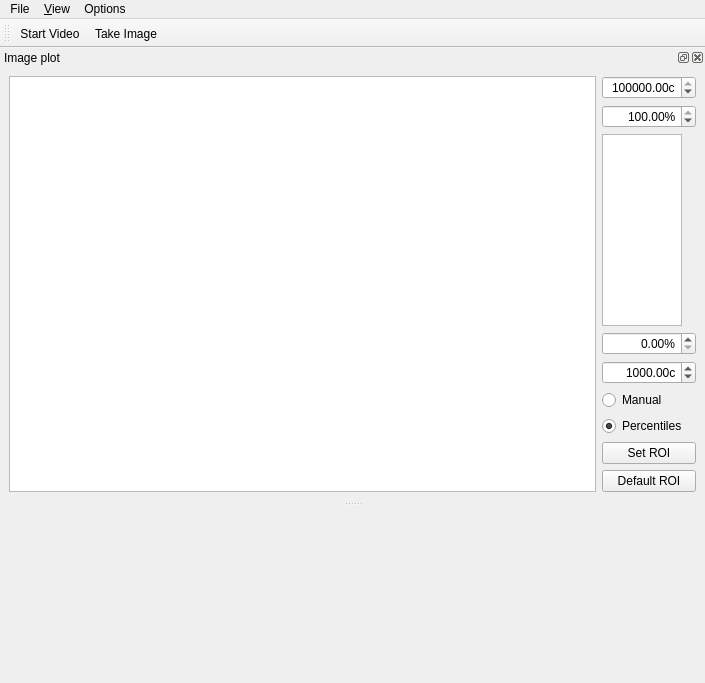
<?xml version="1.0" encoding="UTF-8"?>
<ui version="4.0">
 <class>MainWindow</class>
 <widget class="QMainWindow" name="MainWindow">
  <property name="geometry">
   <rect>
    <x>0</x>
    <y>0</y>
    <width>705</width>
    <height>683</height>
   </rect>
  </property>
  <property name="windowTitle">
   <string>qudi: Camera control</string>
  </property>
  <widget class="QWidget" name="centralwidget">
   <property name="sizePolicy">
    <sizepolicy hsizetype="Expanding" vsizetype="Expanding">
     <horstretch>0</horstretch>
     <verstretch>0</verstretch>
    </sizepolicy>
   </property>
  </widget>
  <widget class="QMenuBar" name="menubar">
   <property name="geometry">
    <rect>
     <x>0</x>
     <y>0</y>
     <width>705</width>
     <height>21</height>
    </rect>
   </property>
   <property name="sizePolicy">
    <sizepolicy hsizetype="Expanding" vsizetype="Minimum">
     <horstretch>0</horstretch>
     <verstretch>0</verstretch>
    </sizepolicy>
   </property>
   <widget class="QMenu" name="menuView">
    <property name="title">
     <string>&amp;View</string>
    </property>
    <addaction name="image_plot_view_Action"/>
    <addaction name="separator"/>
    <addaction name="separator"/>
    <addaction name="actionClose"/>
   </widget>
   <widget class="QMenu" name="menuOptions">
    <property name="title">
     <string>Options</string>
    </property>
    <addaction name="actionSettings"/>
   </widget>
   <widget class="QMenu" name="menuFile">
    <property name="title">
     <string>File</string>
    </property>
    <addaction name="actionSave_XY_Scan"/>
   </widget>
   <addaction name="menuFile"/>
   <addaction name="menuView"/>
   <addaction name="menuOptions"/>
  </widget>
  <widget class="QDockWidget" name="image_plot_DockWidget">
   <property name="sizePolicy">
    <sizepolicy hsizetype="Expanding" vsizetype="Preferred">
     <horstretch>0</horstretch>
     <verstretch>0</verstretch>
    </sizepolicy>
   </property>
   <property name="minimumSize">
    <size>
     <width>100</width>
     <height>122</height>
    </size>
   </property>
   <property name="windowTitle">
    <string>Image plot</string>
   </property>
   <attribute name="dockWidgetArea">
    <number>4</number>
   </attribute>
   <widget class="QWidget" name="dockWidgetContents">
    <property name="minimumSize">
     <size>
      <width>100</width>
      <height>100</height>
     </size>
    </property>
    <layout class="QGridLayout" name="gridLayout">
     <item row="0" column="0">
      <widget class="PlotWidget" name="image_PlotWidget">
       <property name="sizePolicy">
        <sizepolicy hsizetype="Expanding" vsizetype="Expanding">
         <horstretch>0</horstretch>
         <verstretch>0</verstretch>
        </sizepolicy>
       </property>
       <property name="minimumSize">
        <size>
         <width>100</width>
         <height>100</height>
        </size>
       </property>
       <property name="transformationAnchor">
        <enum>QGraphicsView::AnchorUnderMouse</enum>
       </property>
      </widget>
     </item>
     <item row="0" column="1">
      <layout class="QVBoxLayout" name="verticalLayout">
       <item>
        <widget class="ScienDSpinBox" name="xy_cb_max_DoubleSpinBox">
         <property name="sizePolicy">
          <sizepolicy hsizetype="Fixed" vsizetype="Fixed">
           <horstretch>0</horstretch>
           <verstretch>0</verstretch>
          </sizepolicy>
         </property>
         <property name="maximumSize">
          <size>
           <width>100</width>
           <height>16777215</height>
          </size>
         </property>
         <property name="mouseTracking">
          <bool>true</bool>
         </property>
         <property name="acceptDrops">
          <bool>true</bool>
         </property>
         <property name="alignment">
          <set>Qt::AlignRight|Qt::AlignTrailing|Qt::AlignVCenter</set>
         </property>
         <property name="accelerated">
          <bool>true</bool>
         </property>
         <property name="suffix">
          <string>c</string>
         </property>
         <property name="decimals">
          <number>2</number>
         </property>
         <property name="minimum">
          <double>-1000000000.000000000000000</double>
         </property>
         <property name="maximum">
          <double>1000000000.000000000000000</double>
         </property>
         <property name="value">
          <double>100000.000000000000000</double>
         </property>
        </widget>
       </item>
       <item>
        <widget class="ScienDSpinBox" name="xy_cb_high_percentile_DoubleSpinBox">
         <property name="maximumSize">
          <size>
           <width>100</width>
           <height>16777215</height>
          </size>
         </property>
         <property name="alignment">
          <set>Qt::AlignRight|Qt::AlignTrailing|Qt::AlignVCenter</set>
         </property>
         <property name="suffix">
          <string>%</string>
         </property>
         <property name="decimals">
          <number>2</number>
         </property>
         <property name="minimum">
          <double>0.000000000000000</double>
         </property>
         <property name="maximum">
          <double>100.000000000000000</double>
         </property>
         <property name="singleStep">
          <double>0.100000000000000</double>
         </property>
         <property name="value">
          <double>100.000000000000000</double>
         </property>
        </widget>
       </item>
       <item>
        <widget class="PlotWidget" name="xy_cb_ViewWidget">
         <property name="sizePolicy">
          <sizepolicy hsizetype="Preferred" vsizetype="Preferred">
           <horstretch>0</horstretch>
           <verstretch>0</verstretch>
          </sizepolicy>
         </property>
         <property name="maximumSize">
          <size>
           <width>80</width>
           <height>16777215</height>
          </size>
         </property>
        </widget>
       </item>
       <item>
        <widget class="ScienDSpinBox" name="xy_cb_low_percentile_DoubleSpinBox">
         <property name="maximumSize">
          <size>
           <width>100</width>
           <height>16777215</height>
          </size>
         </property>
         <property name="alignment">
          <set>Qt::AlignRight|Qt::AlignTrailing|Qt::AlignVCenter</set>
         </property>
         <property name="suffix">
          <string>%</string>
         </property>
         <property name="decimals">
          <number>2</number>
         </property>
         <property name="minimum">
          <double>0.000000000000000</double>
         </property>
         <property name="maximum">
          <double>100.000000000000000</double>
         </property>
         <property name="singleStep">
          <double>0.100000000000000</double>
         </property>
         <property name="value">
          <double>0.000000000000000</double>
         </property>
        </widget>
       </item>
       <item>
        <widget class="ScienDSpinBox" name="xy_cb_min_DoubleSpinBox">
         <property name="sizePolicy">
          <sizepolicy hsizetype="Fixed" vsizetype="Fixed">
           <horstretch>0</horstretch>
           <verstretch>0</verstretch>
          </sizepolicy>
         </property>
         <property name="maximumSize">
          <size>
           <width>100</width>
           <height>16777215</height>
          </size>
         </property>
         <property name="mouseTracking">
          <bool>true</bool>
         </property>
         <property name="acceptDrops">
          <bool>true</bool>
         </property>
         <property name="alignment">
          <set>Qt::AlignRight|Qt::AlignTrailing|Qt::AlignVCenter</set>
         </property>
         <property name="accelerated">
          <bool>true</bool>
         </property>
         <property name="suffix">
          <string>c</string>
         </property>
         <property name="decimals">
          <number>2</number>
         </property>
         <property name="minimum">
          <double>-1000000000.000000000000000</double>
         </property>
         <property name="maximum">
          <double>10000000.000000000000000</double>
         </property>
         <property name="value">
          <double>1000.000000000000000</double>
         </property>
        </widget>
       </item>
       <item>
        <widget class="QRadioButton" name="xy_cb_manual_RadioButton">
         <property name="text">
          <string>Manual</string>
         </property>
         <property name="checked">
          <bool>false</bool>
         </property>
        </widget>
       </item>
       <item>
        <widget class="QRadioButton" name="xy_cb_centiles_RadioButton">
         <property name="text">
          <string>Percentiles</string>
         </property>
         <property name="checked">
          <bool>true</bool>
         </property>
        </widget>
       </item>
       <item>
        <widget class="QPushButton" name="SetRoi">
         <property name="focusPolicy">
          <enum>Qt::StrongFocus</enum>
         </property>
         <property name="text">
          <string>Set ROI</string>
         </property>
         <property name="autoExclusive">
          <bool>true</bool>
         </property>
        </widget>
       </item>
       <item>
        <widget class="QPushButton" name="DefaultRoi">
         <property name="text">
          <string>Default ROI</string>
         </property>
         <property name="autoExclusive">
          <bool>true</bool>
         </property>
         <property name="autoDefault">
          <bool>true</bool>
         </property>
        </widget>
       </item>
      </layout>
     </item>
    </layout>
   </widget>
  </widget>
  <widget class="QToolBar" name="control_ToolBar">
   <property name="enabled">
    <bool>true</bool>
   </property>
   <property name="sizePolicy">
    <sizepolicy hsizetype="Expanding" vsizetype="Fixed">
     <horstretch>0</horstretch>
     <verstretch>0</verstretch>
    </sizepolicy>
   </property>
   <property name="windowTitle">
    <string>PID Controls</string>
   </property>
   <property name="toolButtonStyle">
    <enum>Qt::ToolButtonTextBesideIcon</enum>
   </property>
   <attribute name="toolBarArea">
    <enum>TopToolBarArea</enum>
   </attribute>
   <attribute name="toolBarBreak">
    <bool>false</bool>
   </attribute>
   <addaction name="start_video_Action"/>
   <addaction name="start_image_Action"/>
  </widget>
  <action name="start_video_Action">
   <property name="checkable">
    <bool>true</bool>
   </property>
   <property name="icon">
    <iconset>
     <normaloff>../../artwork/icons/qudiTheme/22x22/start-counter.png</normaloff>
     <normalon>../../artwork/icons/qudiTheme/22x22/stop-counter.png</normalon>../../artwork/icons/qudiTheme/22x22/start-counter.png</iconset>
   </property>
   <property name="text">
    <string>Start Video</string>
   </property>
   <property name="toolTip">
    <string>Start the acquisition</string>
   </property>
  </action>
  <action name="image_plot_view_Action">
   <property name="checkable">
    <bool>true</bool>
   </property>
   <property name="text">
    <string>Image plot</string>
   </property>
   <property name="toolTip">
    <string>Show the Slow counter</string>
   </property>
  </action>
  <action name="actionClose">
   <property name="icon">
    <iconset>
     <normaloff>../../artwork/icons/oxygen/22x22/application-exit.png</normaloff>../../artwork/icons/oxygen/22x22/application-exit.png</iconset>
   </property>
   <property name="text">
    <string>&amp;Close</string>
   </property>
  </action>
  <action name="start_image_Action">
   <property name="checkable">
    <bool>true</bool>
   </property>
   <property name="icon">
    <iconset>
     <normaloff>../../artwork/icons/qudiTheme/22x22/start-counter.png</normaloff>
     <normalon>../../artwork/icons/qudiTheme/22x22/stop-counter.png</normalon>../../artwork/icons/qudiTheme/22x22/start-counter.png</iconset>
   </property>
   <property name="text">
    <string>Take Image</string>
   </property>
   <property name="toolTip">
    <string>Take an image</string>
   </property>
  </action>
  <action name="actionSettings">
   <property name="icon">
    <iconset>
     <normaloff>../../artwork/icons/oxygen/22x22/configure.png</normaloff>../../artwork/icons/oxygen/22x22/configure.png</iconset>
   </property>
   <property name="text">
    <string>Settings</string>
   </property>
  </action>
  <action name="actionGain">
   <property name="text">
    <string>Gain</string>
   </property>
  </action>
  <action name="actionSave_XY_Scan">
   <property name="icon">
    <iconset>
     <normaloff>../../artwork/icons/oxygen/22x22/document-save.png</normaloff>../../artwork/icons/oxygen/22x22/document-save.png</iconset>
   </property>
   <property name="text">
    <string>Save Image</string>
   </property>
  </action>
 </widget>
 <customwidgets>
  <customwidget>
   <class>PlotWidget</class>
   <extends>QGraphicsView</extends>
   <header>pyqtgraph</header>
  </customwidget>
  <customwidget>
   <class>ScienDSpinBox</class>
   <extends>QDoubleSpinBox</extends>
   <header>qtwidgets.scientific_spinbox.h</header>
  </customwidget>
 </customwidgets>
 <resources/>
 <connections>
  <connection>
   <sender>image_plot_view_Action</sender>
   <signal>triggered(bool)</signal>
   <receiver>image_plot_DockWidget</receiver>
   <slot>setVisible(bool)</slot>
   <hints>
    <hint type="sourcelabel">
     <x>-1</x>
     <y>-1</y>
    </hint>
    <hint type="destinationlabel">
     <x>399</x>
     <y>136</y>
    </hint>
   </hints>
  </connection>
  <connection>
   <sender>image_plot_DockWidget</sender>
   <signal>visibilityChanged(bool)</signal>
   <receiver>image_plot_view_Action</receiver>
   <slot>setChecked(bool)</slot>
   <hints>
    <hint type="sourcelabel">
     <x>399</x>
     <y>136</y>
    </hint>
    <hint type="destinationlabel">
     <x>-1</x>
     <y>-1</y>
    </hint>
   </hints>
  </connection>
  <connection>
   <sender>actionClose</sender>
   <signal>triggered()</signal>
   <receiver>MainWindow</receiver>
   <slot>close()</slot>
   <hints>
    <hint type="sourcelabel">
     <x>-1</x>
     <y>-1</y>
    </hint>
    <hint type="destinationlabel">
     <x>219</x>
     <y>281</y>
    </hint>
   </hints>
  </connection>
 </connections>
</ui>
